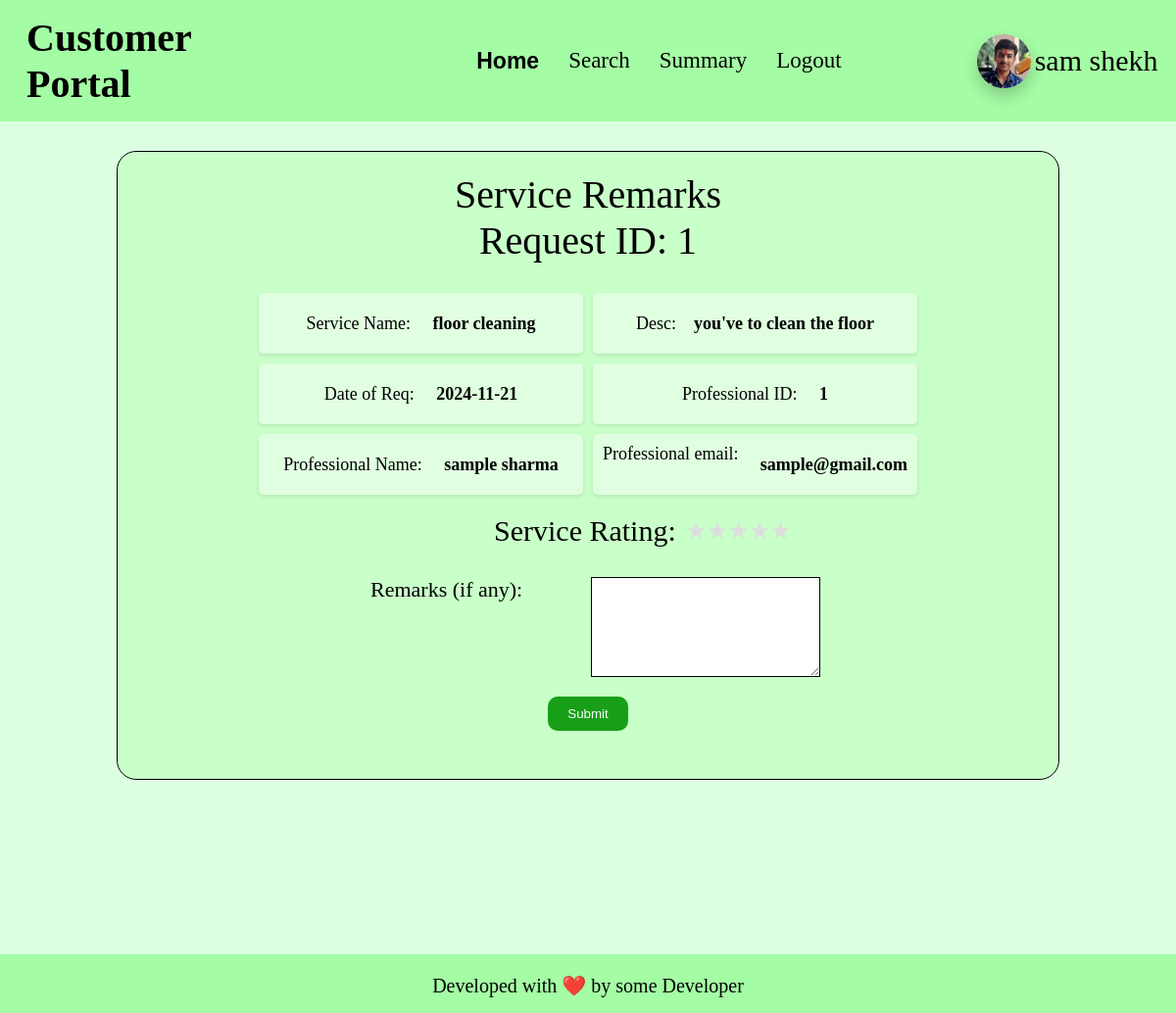
The app's page /customer_home/close_service/1/1 with its own data.
### app.py (models this page shows)
class customer(db.Model):
    __tablename__ = "customer"
    id = db.Column(db.Integer, primary_key=True, autoincrement=True)
    email_id = db.Column(db.String, nullable=False)
    password = db.Column(db.String, nullable=False)
    fullname = db.Column(db.String, nullable=False)
    gender = db.Column(db.String, nullable=False)
    address = db.Column(db.String, nullable=False)
    pin_code = db.Column(db.Integer, nullable=False)
    blocked = db.Column(db.Boolean, default=False)
    service_requests = db.relationship('service_request', backref='customer', cascade='all, delete-orphan')

class service_request(db.Model):
    __tablename__ = "service_request"
    id = db.Column(db.Integer, primary_key=True, autoincrement=True)
    service_id = db.Column(db.Integer, ForeignKey('service.id'), nullable=False)
    customer_id = db.Column(db.Integer, ForeignKey('customer.id'), nullable=False)
    professional_id = db.Column(db.Integer, ForeignKey('professional.id'), nullable=False)
    date_of_request = db.Column(db.Date, nullable=False)
    date_of_completion = db.Column(db.Date, default=False)
    service_status = db.Column(db.String, default=False)
    rstars = db.Column(db.Integer, default=False)
    rfeedback = db.Column(db.String, default=False)

class service(db.Model):
    __tablename__ = "service"
    id = db.Column(db.Integer, primary_key=True, autoincrement=True)
    name = db.Column(db.String, nullable=False)
    base_price = db.Column(db.Integer, nullable=False)
    time_required = db.Column(db.Integer, nullable=False)
    description = db.Column(db.String, nullable=False)
    status = db.Column(db.Boolean, default = False)
    type = db.Column(db.String, nullable=False)
    professionals = db.relationship('professional', back_populates='service_type')
    service_requests = db.relationship('service_request', backref='service', cascade='all, delete-orphan')

class professional(db.Model):
    __tablename__ = "professional"
    id = db.Column(db.Integer, primary_key=True, autoincrement=True)
    email_id = db.Column(db.String, nullable=False)
    fullname = db.Column(db.String, nullable=False)
    password = db.Column(db.String, nullable=False)
    date_created = db.Column(db.Date, nullable=False)
    service_type_id = db.Column(db.Integer, db.ForeignKey('service.id'), nullable=False)
    experience = db.Column(db.Integer, nullable=False)
    gender = db.Column(db.String, nullable=False)
    address = db.Column(db.String, nullable=False)
    pin_code = db.Column(db.Integer, nullable=False)
    documents = db.Column(db.LargeBinary, nullable=False)
    request = db.Column(db.Boolean, default=None)
    blocked = db.Column(db.Boolean, default=False)
    services_completed = db.Column(db.Integer, default = 0)
    rating = db.Column(db.Float, default = 0.0)
    price = db.Column(db.Integer, default = 0)
    service_type = db.relationship('service', back_populates='professionals')
    service_requests = db.relationship('service_request', backref='professional', cascade='all, delete-orphan')

### app.py (the view, shortened to what this page needs)
@app.route('/customer_home/close_service/<int:id>/<int:service_request_id>', methods=['GET', 'POST'])
def close_service_request(id, service_request_id):
    if request.method == 'GET':
        cus = customer.query.filter_by(id = id).first()
        ser_req = service_request.query.filter_by(id = service_request_id).first()
        if cus:
            if not cus.blocked:
                return render_template("customer_close_service.html", customer = cus, service_request = ser_req)
            else:
                return redirect('/customer_login')
        else:
            return redirect('/customer_login')
    else:
        return "I don't know about this."

### templates/customer_close_service.html (shortened to what this page needs)
<!DOCTYPE html>
<html lang="en">
<head>
    <link rel="stylesheet" href="/static/css/profile-block.css">
    <link rel="stylesheet" href="/static/css/basic.css">
</head>
<body>
    <header>
        <h1>Customer Portal</h1>
        <ul>
            <li><a class="active" href="/customer_home/{{customer.id}}">Home</a></li>
            <li><a href="/customer_search/{{customer.id}}">Search</a></li>
            <li><a href="/customer_summary/{{customer.id}}">Summary</a></li>
            <li><a href="/customer_logout/{{customer.id}}">Logout</a></li>
        </ul>
        <div id="user-info">
            <img id="user-pic" src="/static/anant-pic.jpg" alt="Profile Picture">
            <div>{{customer.fullname}}</div>
        </div>
    </header>
    <div id="container">
        <div id="heading">
            Service Remarks
            <br>
            Request ID: {{service_request.id}}
        </div>
        <div id="details-box">
            <div class="details-part">Service Name:  &emsp;<strong>{{service_request.service.name}}</strong></div>
            <div class="details-part">Desc:&emsp;<strong>{{service_request.service.description}}</strong></div>
            <div class="details-part">Date of Req: &emsp; <strong>{{service_request.date_of_request}}</strong></div>
            <div class="details-part">Professional ID:  &emsp; <strong>{{service_request.professional_id}}</strong></div>
            <div class="details-part">Professional Name:  &emsp; <strong>{{service_request.professional.fullname}}</strong></div>
            <div class="details-part">Professional email:  &emsp;<strong>{{service_request.professional.email_id}}</strong> </div>
        </div>
        <form action="/customer_home/close_service/{{customer.id}}/{{service_request.id}}" method="POST">
            <div id="rating-bar">
                <span>Service Rating:</span>
                <div class="stars">
                    <input type="radio" id="star5" name="rating" value="5" /><label for="star5"
                        title="5 stars">★</label>
                    <input type="radio" id="star4" name="rating" value="4" /><label for="star4"
                        title="4 stars">★</label>
                    <input type="radio" id="star3" name="rating" value="3" /><label for="star3"
                        title="3 stars">★</label>
                    <input type="radio" id="star2" name="rating" value="2" /><label for="star2"
                        title="2 stars">★</label>
                    <input type="radio" id="star1" name="rating" value="1" /><label for="star1" title="1 star">★</label>
                </div>
            </div>
            <div class="credentials" style="margin-left: 78px;">
                Remarks (if any):
                <textarea name="remarks"
                    style="margin-left: 64px; width: 232px; height: 100px; text-align: left; vertical-align: top; border: 1px solid black;"></textarea>
            </div>
            <div style="text-align: center; margin-top: 20px;">
                <button type="submit"
                    style="padding: 10px 20px; background-color: rgb(23, 159, 23); color: white; border: none; border-radius: 10px; cursor: pointer;">Submit</button>
            </div>
        </form>
    </div>
    <br>
    <footer>
        <p>
            Developed with ❤️ by some Developer
        </p>
    </footer>
</body>
</html>

### static/css/profile-block.css (style rules this page uses)
#user-info { margin-left: 10vw; width: 19vw; display: flex; flex-direction: row; align-items: center; justify-content: space-evenly; }
#user-info img { min-width: 50px; min-height: 50px; max-width: 55px; max-height: 55px; border-radius: 50px; box-shadow: 0 8px 16px rgba(0, 0, 0, 0.2); }
#user-info div { font-size: 30px; text-align: center; }

### static/css/basic.css (style rules this page uses)
* { padding: 0; margin: 0; }
body { background-color: rgb(220, 255, 226); align-items: center; text-align: left; }
header { align-items: center; display: flex; padding: 15px; background-color: rgb(164, 252, 164); }
ul { display: flex; list-style-type: none; padding: 0; margin: 0; }
ul li { padding-inline: 15px; }
ul li a { font-size: 23px; text-decoration: none; color: black; }
.active { font-family: 'Franklin Gothic Medium', 'Arial Narrow', Arial, sans-serif; font-weight: bold; }

### templates/customer_close_service.html (style rules this page uses)
h1 { margin-right: 17.1vw; margin-left: 1vw; font-size: 40px; }
#container { width: 80vw; min-height: 80vh; border: 1px solid black; border-radius: 20px; background-color: rgb(201, 255, 201); margin: auto; margin-top: 30px; }
#heading { font-size: 40px; text-align: center; margin-top: 20px; }
#details-box { margin: auto; margin-top: 30px; width: 70%; height: 35%; display: grid; grid-template-columns: repeat(2, 1fr); grid-template-rows: repeat(3, 1fr); gap: 10px; }
.details-part { background-color: #e0ffe0; padding: 10px; border-radius: 5px; box-shadow: 0 2px 4px rgba(0, 0, 0, 0.1); display: flex; align-items: center; justify-content: center; font-size: 18px; }
#rating-bar { display: flex; align-items: center; font-size: 18px; margin-top: 20px; margin-left: 40%; font-size: 30px; }
.stars { display: flex; flex-direction: row-reverse; justify-content: flex-end; margin-left: 10px; font-size: 30px; }
.stars label { font-size: 24px; color: #ddd; cursor: pointer; transition: color 0.2s; }
.credentials { font-size: 22px; margin-bottom: 10px; margin-left: 40px; margin-top: 30px; padding-left: 15vw; }
footer { align-items: center; text-align: center; background-color: rgb(164, 252, 164); height: 60px; margin-top: 20vh; }
footer p { margin: auto; padding-top: 20px; font-size: 20px; }

### records on screen
customer: fullname "sam shekh"
service_request: id "1", date_of_request "2024-11-21", professional_id "1"
service: service.name "floor cleaning", service.description "you've to clean the floor"
professional: professional.fullname "sample sharma", professional.email_id "sample@gmail.com"
